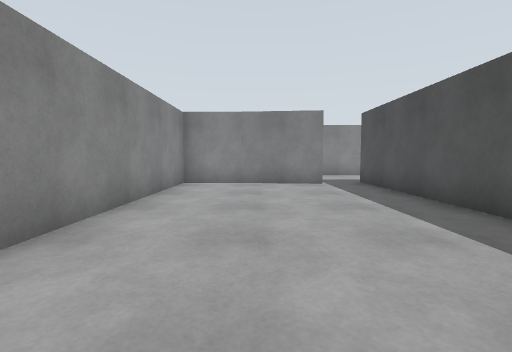
view 1 (above)

24 first-person views from a walk through a world built for the Gazebo simulator. The camera is 0.94 m above the floor, tilts 4° down and sees 85° across. The floor is counted in squares, 1 m on a side. Each view is taken from the middle of a square. On the plan, view 1 faces up. The plan holds only what a view shows up to about 11 squares ahead; the rest is blank. The place goes on beyond the plan.

view 2
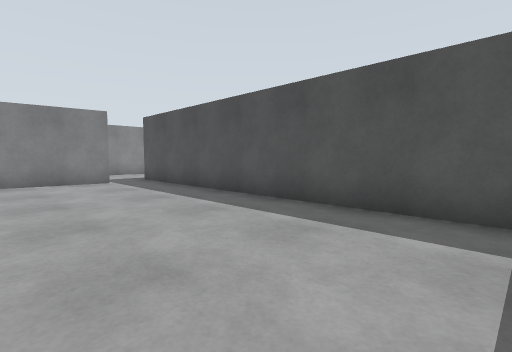

view 3
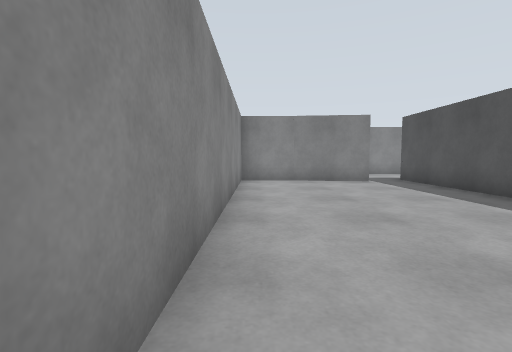

view 4
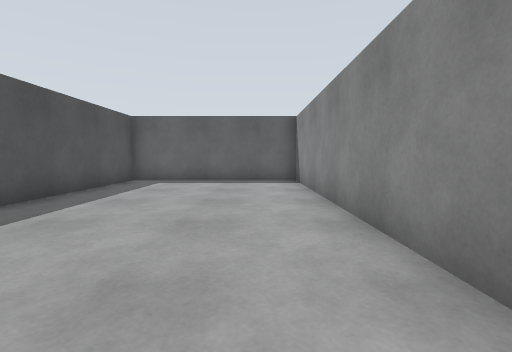

view 5
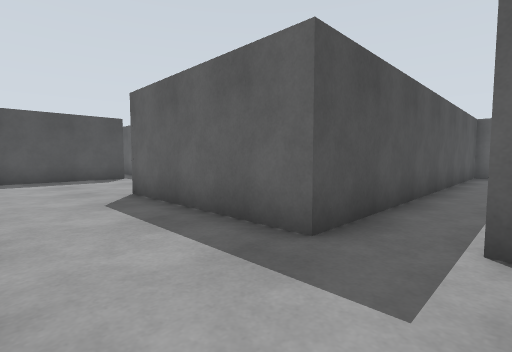

view 6
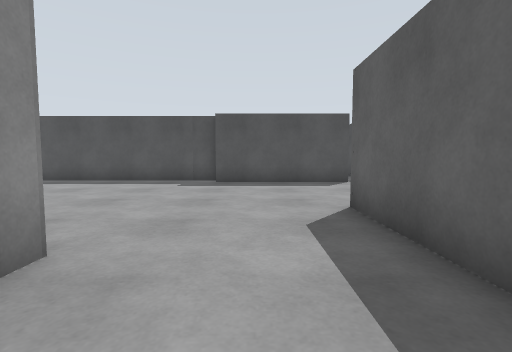

view 7
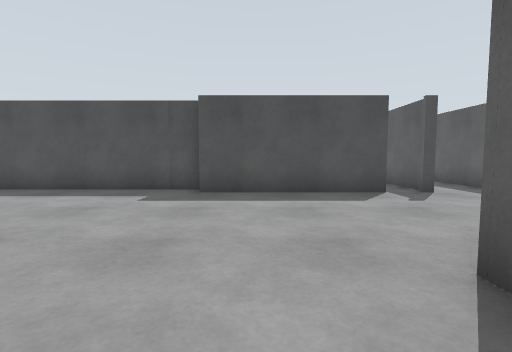

view 8
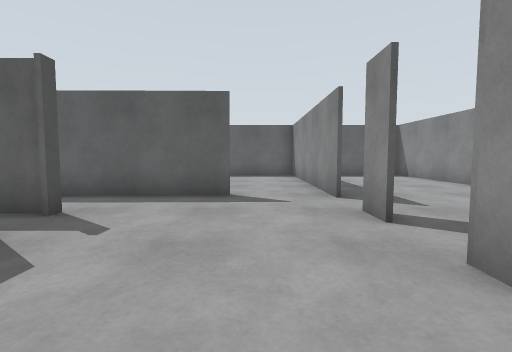

view 9
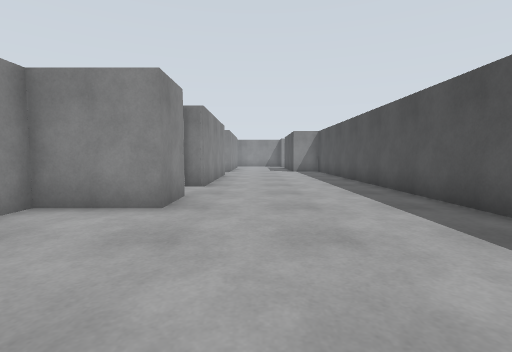

view 10
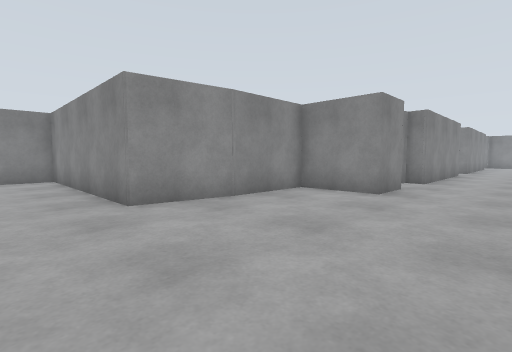

view 11
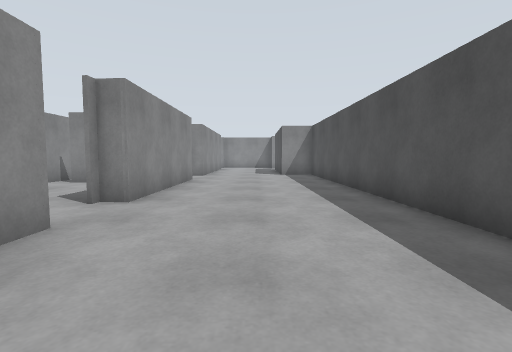

view 12
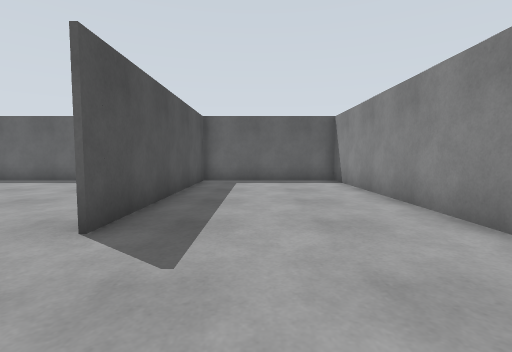

view 13
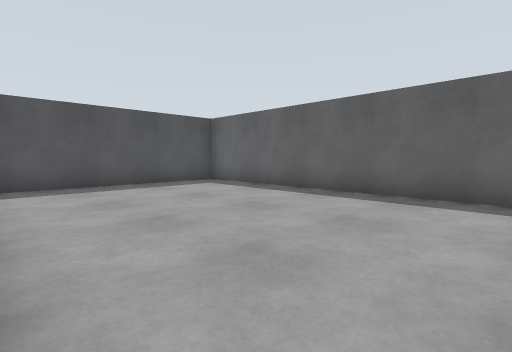

view 14
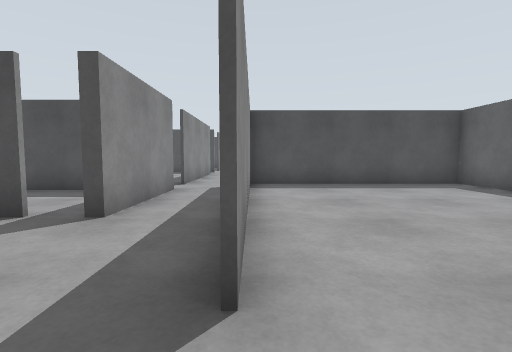

view 15
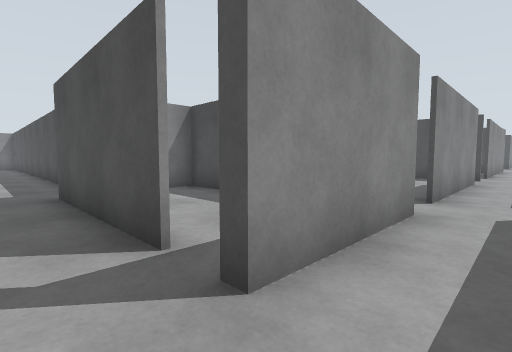

view 16
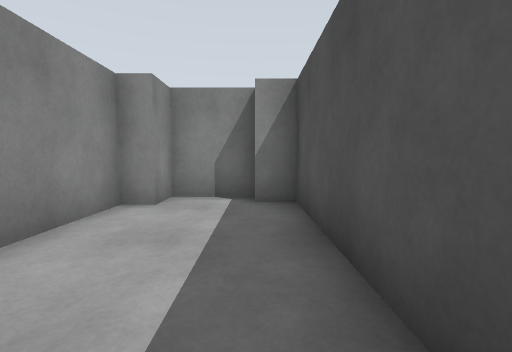

view 17
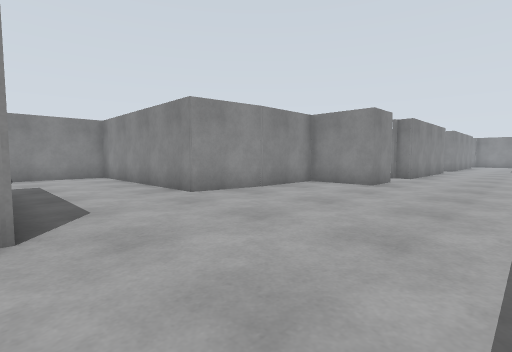

view 18
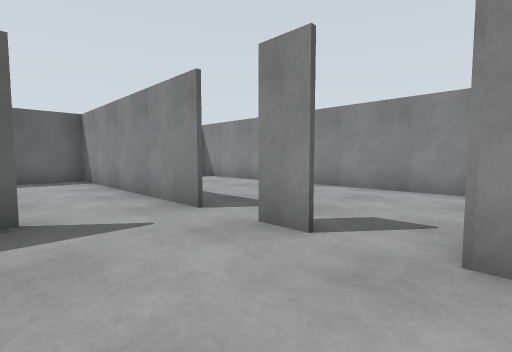

view 19
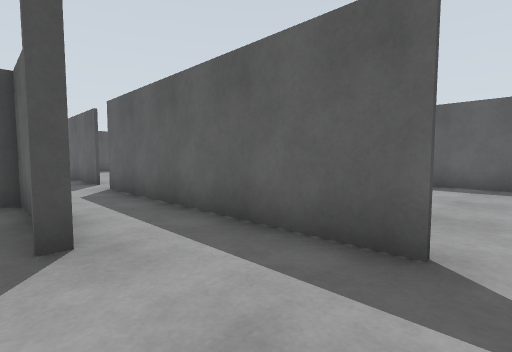

view 20
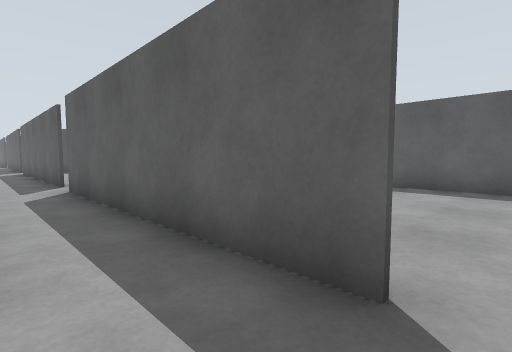

view 21
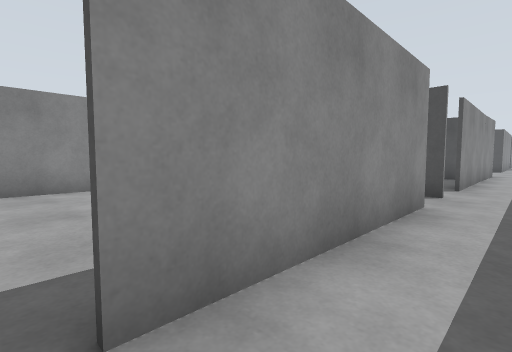

view 22
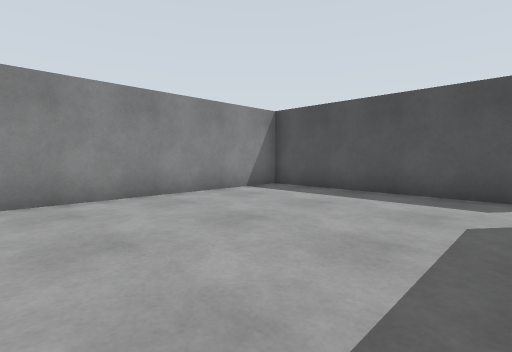

view 23
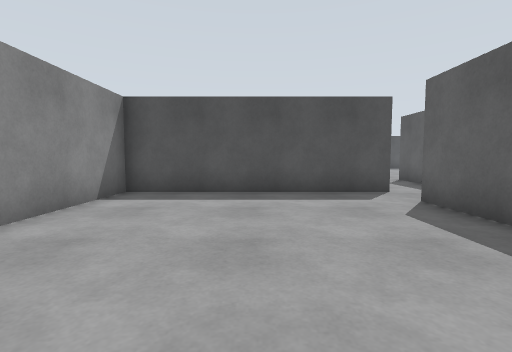

view 24
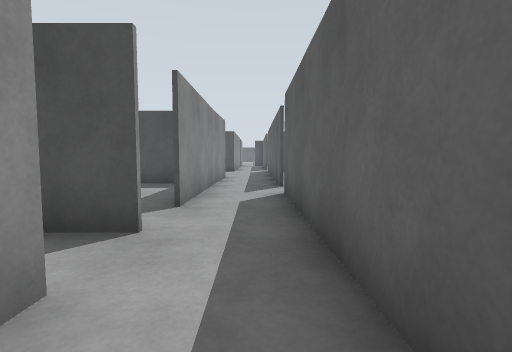

### Floor plan
Points are (right, up) in squares from view 1. A wall is a line through its corners. A room is listed if a view was taken in it or the views show most of it. See-through windows are left out.
Room 1 (views 1, 2, 3, 4)
walls: (-0.5, 9.9) (-2.6, 9.9) (-2.6, -2) (3.9, -2); (2.4, 9.6) (-0.6, 9.9); (3.8, -2) (3.8, 10.2)
ways out: opening at (3, 10) to room 2
Room 2 (views 5, 6, 7, 8, 9, 10, 11, 12, 13, 14, 15, 17, 18, 19, 20)
walls: (7, 16.4) (6.6, 14) (-0.5, 14) (-0.5, 10.7); (9.2, 8.1) (9.2, 7.1); (3.8, 10.2) (9.2, 10.2) (9.2, 9.5); (15, 13.5) (14.9, 28.1); (3.9, 9) (3.9, -2) (9, -2); (14.3, 8.5) (14.3, 13.5); (9.2, 5.8) (9.2, 4.6); (9.2, 20.6) (9.2, 19) (6.9, 19) (6.9, 16.2); (11.6, 5.2) (18.5, 5.3); (18, 7.4) (14.3, 7.4) (14.3, 7.5); (9.1, -2) (9.1, 5.8); (9.4, 28.1) (9.4, 22.7)
ways out: opening at (3, 10) to room 1; opening at (14, 8) to room 3; opening at (18, 6) to room 4; opening at (10.5, 5) to room 6; opening at (9, 21.5)
Room 3 (view 16)
walls: (17, 14.5) (15, 14.5) (15, 13.4) (14.4, 13.4) (14.4, 10.8); (14.3, 7.5) (17.8, 7.5) (17.8, 13.7) (16.9, 13.7)
ways out: opening at (14, 8) to room 2
Room 4 (views 21, 24)
walls: (24.9, 7.4) (19.4, 7.4); (21.2, 5.3) (30.1, 5.3); (18.5, 5.3) (19.7, 5.3); (30.6, 7.4) (28.1, 7.4)
ways out: opening at (18, 6) to room 2; opening at (19, 8) to room 5; gap at (25, 8) to room 5; opening at (27.5, 8); opening at (29.5, 6.5); gap at (21, 5)
Room 5 (views 22, 23)
walls: (22.8, 7.5) (24.9, 7.5); (26.4, 7.4) (26.4, 14.5) (19.2, 14.5)
ways out: opening at (19, 8) to room 4; gap at (25, 8) to room 4
Room 6 (no view inside)
walls: (17.1, 5.2) (11.6, 5.1); (9.2, 4.6) (9.2, -2); (9, -2) (19.6, -2) (19.6, 5.4)
ways out: opening at (10.5, 5) to room 2

Where each view was taken, in squares from view 1:
view 1: 0 up, 0 right, facing up
view 2: 1 down, 1 left, facing up-right
view 3: 1 down, 2 left, facing up
view 4: 9 up, 1 left, facing down
view 5: 13 up, 2 right, facing down-right
view 6: 12 up, 4 right, facing right
view 7: 12 up, 7 right, facing right
view 8: 12 up, 11 right, facing down
view 9: 14 up, 11 right, facing up
view 10: 12 up, 12 right, facing up-left
view 11: 17 up, 12 right, facing up
view 12: 9 up, 7 right, facing down
view 13: 5 up, 10 right, facing down-right
view 14: 5 up, 10 right, facing right
view 15: 6 up, 13 right, facing up-right
view 16: 8 up, 17 right, facing up
view 17: 10 up, 13 right, facing up-left
view 18: 10 up, 12 right, facing down-left
view 19: 8 up, 11 right, facing down-right
view 20: 7 up, 11 right, facing down-right
view 21: 6 up, 19 right, facing up-right
view 22: 8 up, 19 right, facing up-right
view 23: 11 up, 19 right, facing right
view 24: 6 up, 23 right, facing right
